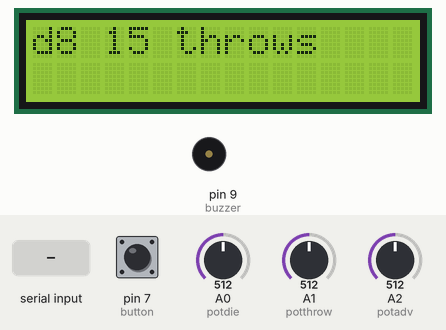
The sketch below on a simulated Arduino Uno, built with avr-gcc and run on an emulated ATmega328P. Shown: 16×2 character LCD, buzzer (waves = sounding, pin HIGH). The inputs (shaded band) are chosen by the test bench; at power-on: pin 7 (button) LOW, A2 (potadv) = 512, A0 (potdie) = 512, A1 (potthrow) = 512. Random numbers use the default seed unless the sketch sets one; what the sketch prints to the serial monitor is not drawn.

Above: at 1.2 s.
1.3 s: pin 7 (button) pulled HIGH for 0.15 s
At 2.1 s:
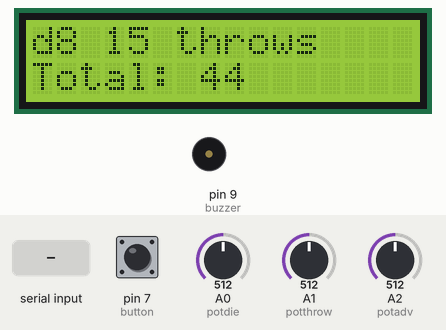
2.9 s: A2 (potadv) set to 663
4.4 s: A2 (potadv) set to 692
At 4.8 s:
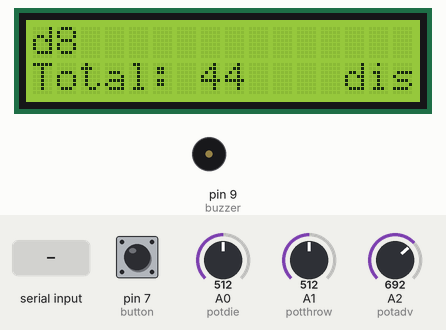
5.9 s: pin 7 (button) pulled HIGH for 1 s
At 7.3 s:
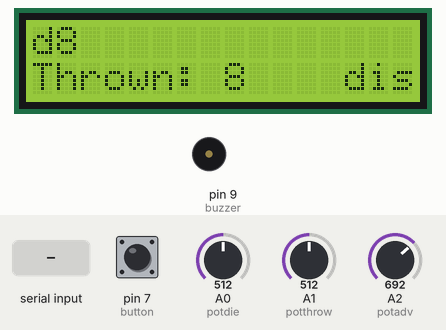
8.4 s: A2 (potadv) set to 306
At 9.1 s:
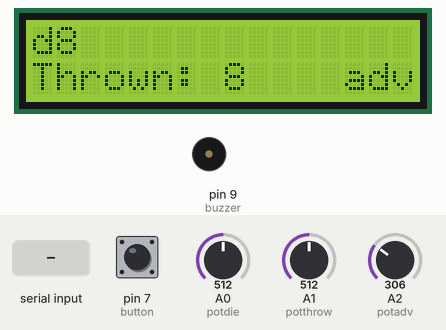
9.9 s: "%" received over Serial
At 10.3 s:
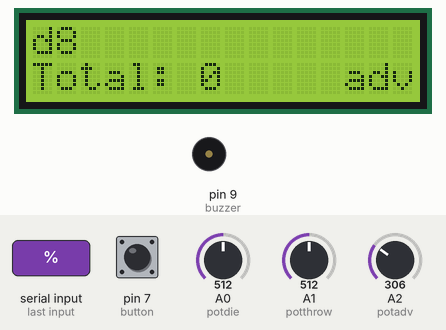
Timing chart, 0 to 12.4 s (numbered marks = the images above; inputs shaded):
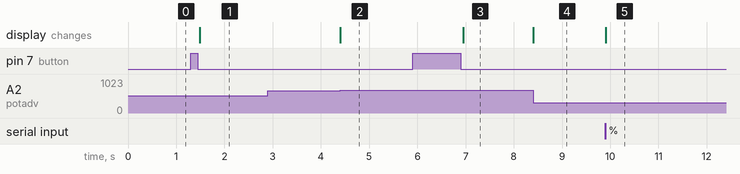

The sketch:

oit12-dicethrower.ino
```cpp
#include <LiquidCrystal.h>

LiquidCrystal lcd(12, 11, 5, 4, 3, 2);
const int potdie = A0;
const int potthrow = A1;
const int potadv = A2;
const int button = 7;
const int buzzer = 9;

int Dice[] = {2, 3, 4, 6, 8, 10, 12, 20, 100};
bool buttonpressed = false;

void setup() {
  Serial.begin(9600);
  pinMode(button, INPUT);
  pinMode(buzzer, OUTPUT);
  randomSeed(analogRead(5));

  lcd.begin(16, 2);
}

void loop() {
  int die = Dice[map(analogRead(potdie), 0, 1023, 0, 8)];
  int throws = map(analogRead(potthrow), 0, 1023, 1, 30);
  int mode = map(analogRead(potadv), 0, 1023, 0, 3);
  Communication();

  lcd.setCursor(0, 0);
  lcd.print("d");
  lcd.print(die);
  lcd.print(" ");
  switch (mode)
  {
    case 1:
      lcd.print(throws);
      lcd.print(" throws  ");
      lcd.setCursor(13, 1);
      lcd.print("   ");
      break;
    case 0:
      lcd.print("          ");
      lcd.setCursor(13, 1);
      lcd.print("adv");
      break;
    case 2:
      lcd.print("          ");
      lcd.setCursor(13, 1);
      lcd.print("dis");
      break;
  }
  if (digitalRead(button) == HIGH && buttonpressed == false)
  {
    delay(50);
    buttonpressed = true;
  }
  else if (digitalRead(button) == LOW && buttonpressed == true)
  {
    buttonpressed = false;
    switch (mode)
    {
      case 0:
        ThrowAdv(die);
        break;
      case 1:
        Throw(die, throws);
        break;
      default:
        ThrowDis(die);
        break;
    }
  }
}
```

Serial.ino
```cpp
String message = "";

void Communication()
{
  while (Serial.available() > 0)
  {
    char readChar = (char)Serial.read();
    switch (readChar)
    {
      case '#':
        message = "";
        break;
      case '%':
        ReadMessage();
        message = "";
        break;
      default:
        message += readChar;
        break;
    }
  }
}

void ReadMessage()
{
  int mdie = message.substring(message.indexOf("d") + 1).toInt();
  int mthrows = message.substring(message.indexOf(":") + 1).toInt();
  if (message.indexOf("adv") > 0)
  {
    ThrowAdv(mdie);
  }
  else if (message.indexOf("dis") > 0)
  {
    ThrowDis(mdie);
  }
  else
  {
    Throw(mdie, mthrows);
  }
  message = "";
}
```

Throw.ino
```cpp
void Throw(int die, int throws)
{
  int total = 0;
  Serial.print("#d");
  Serial.print(die);
  Serial.print("%#throws");
  Serial.print(throws);
  Serial.print("%");
  for (int i = 0; i < throws; i++)
  {
    int rn = random(1, die + 1);
    Serial.print("#rn");
    Serial.print(rn);
    Serial.print("%");
    if (die == 20 && throws == 1 && rn == 20)
    {
      tone(buzzer, 1000);
      delay(200);
      noTone(buzzer);
    }
    else if (die == 20 && throws == 1 && rn == 1)
    {
      tone(buzzer, 100);
      delay(200);
      noTone(buzzer);
    }
    total += rn;
  }
  Serial.print("#total");
  Serial.print(total);
  Serial.println("%");
  lcd.setCursor(0, 1);
  lcd.print("Total: ");
  lcd.print(total);
  lcd.print("   ");
}

void ThrowAdv(int die)
{
  int rn1 = random(1, die + 1);
  delay(random(1, 50));
  int rn2 = random(1, die + 1);

  Serial.print("#d");
  Serial.print(die);
  Serial.print("%#rn");

  if (die == 20 && rn1 == 20 || die == 20 && rn2 == 20)
  {
    tone(buzzer, 1000);
    delay(200);
    noTone(buzzer);
  }

  lcd.setCursor(0, 1);
  lcd.print("Thrown: ");
  if (rn1 < rn2)
  {
    Serial.print(rn2);
    lcd.print(rn2);
    lcd.print("  ");
    if (die == 20 && rn2 == 1)
    {
      tone(buzzer, 100);
      delay(200);
      noTone(buzzer);
    }
  }
  else
  {
    Serial.print(rn1);
    lcd.print(rn1);
    lcd.print("  ");
    if (die == 20 && rn1 == 1)
    {
      tone(buzzer, 100);
      delay(200);
      noTone(buzzer);
    }
  }
  Serial.println("%#adv%");
}
void ThrowDis(int die)
{
  int rn1 = random(1, die + 1);
  delay(50);
  int rn2 = random(1, die + 1);
  Serial.print("#d");
  Serial.print(die);
  Serial.print("%#rn");

  if (die == 20 && rn1 == 1 || die == 20 && rn2 == 1)
  {
    tone(buzzer, 100);
    delay(200);
    noTone(buzzer);
  }

  lcd.setCursor(0, 1);
  lcd.print("Thrown: ");
  if (rn1 > rn2)
  {
    Serial.print(rn2);
    lcd.print(rn2);
    lcd.print("  ");
    if (rn2 == 20)
    {
      tone(buzzer, 1000);
      delay(200);
      noTone(buzzer);
    }
  }
  else
  {
    Serial.print(rn1);
    lcd.print(rn1);
    lcd.print("  ");
    if (rn1 == 20)
    {
      tone(buzzer, 1000);
      delay(200);
      noTone(buzzer);
    }
  }
  Serial.println("%#dis%");
}
```

Measured:
- the behaviour switches between 681 and 682 on A2 (potadv) (found by bisection; images 1 and 2)
- after the input at 1.3 s, the display: changes after 0.19 s (image 1)
- after the input at 2.9 s, every drawn part: stays the same
- after the input at 4.4 s, the display: changes at once (image 2)
- after the input at 5.9 s, the display: changes after 1.1 s (image 3)
- after the input at 8.4 s, the display: changes at once (image 4)
- after the input at 9.9 s, the display: changes at once (image 5)
